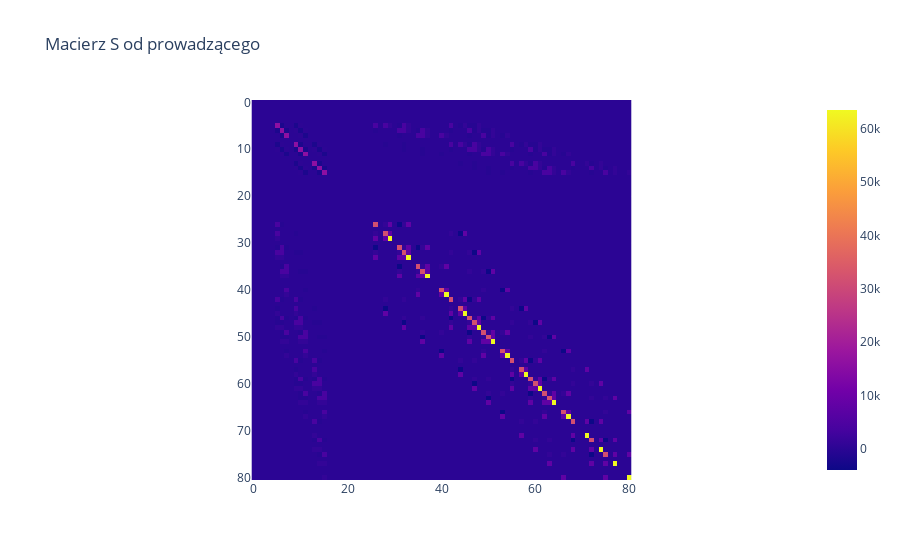
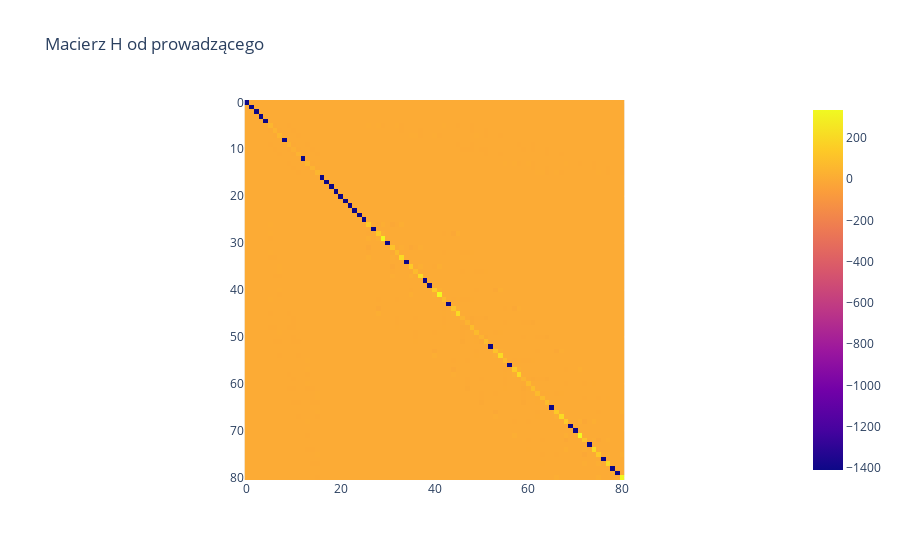

The code cell stored with these charts, in order, in its notebook:
### Code cell
import pandas as pd
global_matrix_given = pd.read_csv("./Files/MacGlobSiH.dat", sep = r"\s+",header = None)
S_Given = np.array(global_matrix_given[2]).reshape(81,81)
H_Given = np.array(global_matrix_given[3]).reshape(81,81)

fig_S = px.imshow(S_Given, title="Macierz S od prowadzącego")
fig_S.show()

fig_H = px.imshow(H_Given, title="Macierz H od prowadzącego")
fig_H.show()

### Figure 1 — Plotly figure (JSON) as saved in the notebook; plotly's stock layout.template omitted (floating-point values rounded to 4 significant figures; data arrays with more than 128 entries replaced by an {"elided": "..."} marker saying what was removed)
{"data": [{"coloraxis": "coloraxis", "hovertemplate": "x: %{x}<br>y: %{y}<br>color: %{z}<extra></extra>", "name": "0", "type": "heatmap", "xaxis": "x", "yaxis": "y", "z": {"elided": "81x81 float values"}}], "layout": {"coloraxis": {"colorscale": [[0, "#0d0887"], [0.1111, "#46039f"], [0.2222, "#7201a8"], [0.3333, "#9c179e"], [0.4444, "#bd3786"], [0.5556, "#d8576b"], [0.6667, "#ed7953"], [0.7778, "#fb9f3a"], [0.8889, "#fdca26"], [1, "#f0f921"]]}, "title": {"text": "Macierz S od prowadzącego"}, "xaxis": {"anchor": "y", "constrain": "domain", "domain": [0, 1], "scaleanchor": "y"}, "yaxis": {"anchor": "x", "autorange": "reversed", "constrain": "domain", "domain": [0, 1]}}}

### Figure 2 — Plotly figure (JSON) as saved in the notebook; plotly's stock layout.template omitted (floating-point values rounded to 4 significant figures; data arrays with more than 128 entries replaced by an {"elided": "..."} marker saying what was removed)
{"data": [{"coloraxis": "coloraxis", "hovertemplate": "x: %{x}<br>y: %{y}<br>color: %{z}<extra></extra>", "name": "0", "type": "heatmap", "xaxis": "x", "yaxis": "y", "z": {"elided": "81x81 float values"}}], "layout": {"coloraxis": {"colorscale": [[0, "#0d0887"], [0.1111, "#46039f"], [0.2222, "#7201a8"], [0.3333, "#9c179e"], [0.4444, "#bd3786"], [0.5556, "#d8576b"], [0.6667, "#ed7953"], [0.7778, "#fb9f3a"], [0.8889, "#fdca26"], [1, "#f0f921"]]}, "title": {"text": "Macierz H od prowadzącego"}, "xaxis": {"anchor": "y", "constrain": "domain", "domain": [0, 1], "scaleanchor": "y"}, "yaxis": {"anchor": "x", "autorange": "reversed", "constrain": "domain", "domain": [0, 1]}}}
